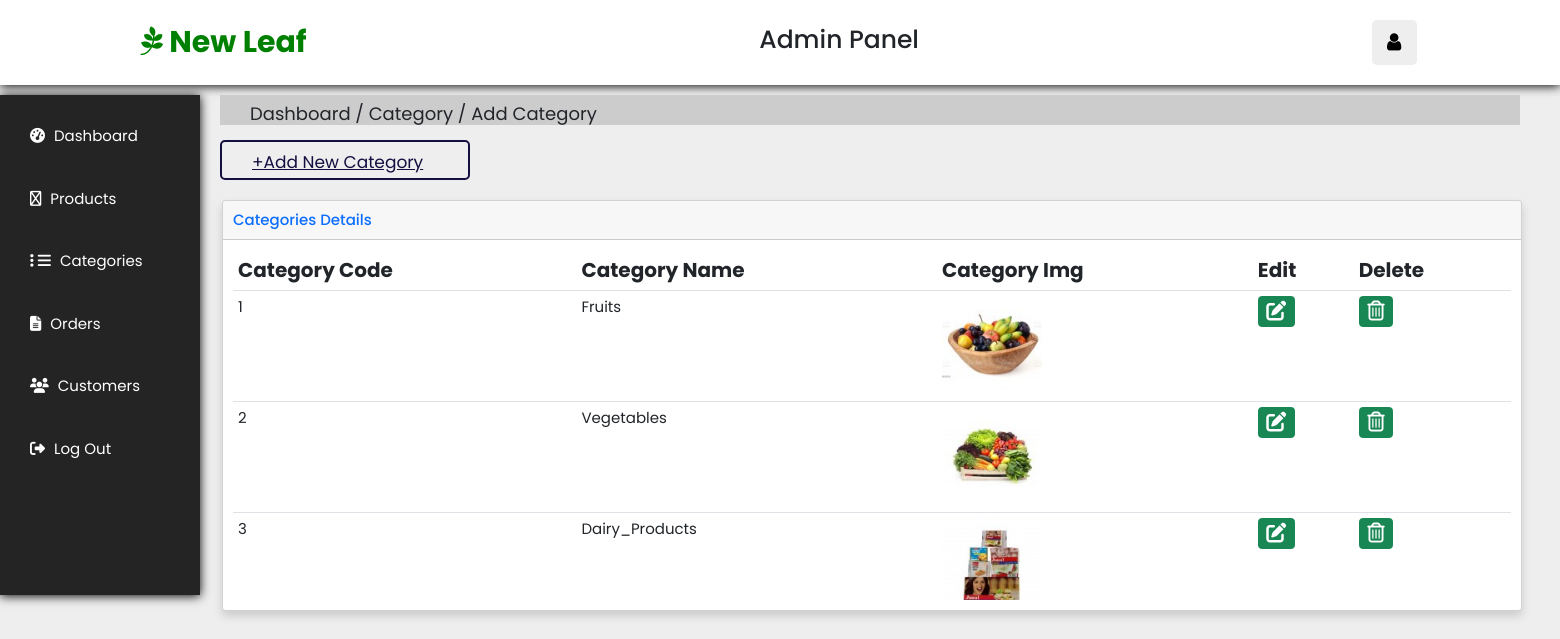
/New_Leaf_Grocery_Admin/Category.php (signed in), run on the app's committed database.
### tables this page shows
CREATE TABLE `category` (
  `c_id` int(100) NOT NULL,
  `c_name` varchar(100) NOT NULL,
  `category_img_name` varchar(100) NOT NULL
);

### New_Leaf_Grocery_Admin/Category.php (the view, shortened to what this page needs)
<?php
if(isset($_SESSION['email'])){
include_once('dashboard.php');
$serverName= "localhost";
$hostName = "root";
$password= "";
$dbname="new_leaf_mart";
$con = mysqli_connect($serverName,$hostName,$password,$dbname);
?>
<!DOCTYPE html>
<html lang="en">
<head>
</head>
<body>
    <div class="path-information">
        <div class="path">
           Dashboard / Category / Add Category
        </div>
    </div>
    <div class="add-product">
        <div class="title">
           <a href="addCategory.php" class="btnn">+Add New Category</a>
        </div>
    </div>
    <div class="tableContainer center" style="top:20rem; left:-9rem; width: 130rem;">
    <div class="card shadow mb-4">
    <div class="card-header py-3">
        <h4 class="m-0 font-weight-bold text-primary">Categories Details</h6>
    </div>
    <div class="card-body">
        <div class="table-responsive table-wrapper-scroll-y my-custom-scrollbar">
        <form name="assignto" method="post">
        <table class="table tableDetails" id="customerTable" width="100%" cellspacing="10" role="grid" aria-describedby="dataTable_info" style="width: 100%;">
        <thead>
          <tr style="font-size:2rem">
              <th rowspan="1" colspan="1">Category Code</th>
              <th rowspan="1" colspan="1">Category Name</th>
              <th rowspan="1" colspan="1">Category img</th>
              <th rowspan="1" colspan="1">Edit</th>
              <th rowspan="1" colspan="1">Delete</th>
          </tr>
        </thead>
        </form>
        </div>
    </div>
</div>
    <?php
    $sql="SELECT `c_id`,`c_name`,`category_img_name` FROM category";
    $result=mysqli_query($con,$sql);
    if(mysqli_num_rows($result)>0){
    while($row=mysqli_fetch_array($result))
    {
      echo "<tbody>
      <tr>
      <td>".$row["c_id"]."</td>
      <td>".$row["c_name"]."</td>
      <td>"."<img src=".$row['category_img_name'].' width="100px" height="100px">'."</td>
      <td>"."<a href='updateCategories.php?id=".$row["c_id"]."'><button type='button' class='btn btn-success '><i class='fa-solid fa-pen-to-square fa-2x'></i></button></a>"."</td>
      <td>"."<a href='deleteCategories.php?id=".$row["c_id"]."'><button type='button' class='btn btn-success '><i class='far fa-trash-alt fa-2x'></i></button></a>"."</td>
      </tr>
      </tbody>";
    }
  }
  else
  {
    echo "Error: ".$sql.":-".mysqli_error($con);
  }?>
</div>
</body>
</html>
<?php
}
else{
    echo "<script>alert('Login To Continue')</script>";
    print'<script>window.location.assign("index.php");</script>';
}
?>

### New_Leaf_Grocery_Admin/adminstyle2.css (style rules this page uses)
:root { --green:green; --black:#130f40; --light-color:#363434; --box-shadow:0 .1rem 1rem rgba(0,0,0.1); --border:.2rem solid rgba(0,0,0.1); --outline:.1rem solid rgba(0,0,0.1); --outline-hover:.2rem solid var(--black); }
* { font-family: 'Poppins', sans-serif; margin:0; padding:0; box-sizing: border-box; outline:none; border:none; text-decoration: none; text-transform: capitalize; }
html { font-size: 62.5%; overflow-x: hidden; scroll-behavior: smooth; scroll-padding-top: 7rem; }
body { background: #eee; }
.tableContainer { width: 120rem; position: fixed; top: 10rem; height: 50rem; left:-5rem; }
.tableDetails { height: 20rem; font-size: 1.5rem; }
.center { margin-left: 20%; margin-right: 20%; }
.path-information { position: relative; display: block; top: 9.5rem; left: 22rem; width: 130rem; height: 3rem; background: #cdcccc; }
.path-information .path { position: relative; font-size: 1.8rem; left: 3rem; top: .5rem; }
.add-product { position: relative; display: block; top: 10rem; left: 22rem; width: 83%; height: 4rem; background: #eee; }
.btnn { border: .2rem solid var(--black); margin-top: 1rem; display: inline-block; padding: .8rem 3rem; font-size: 1.7rem; border-radius: .5rem; color: var(--black); cursor: pointer; background: none; width: 25rem; height: 4rem; }
.my-custom-scrollbar { position: relative; height: 350px; overflow: auto; }
.table-wrapper-scroll-y { display: block; }

### data on the page
category: c_id "1", c_name "Fruits", category_img_name (picture)
category: c_id "2", c_name "Vegetables", category_img_name (picture)
category: c_id "3", c_name "Dairy_Products", category_img_name (picture)
